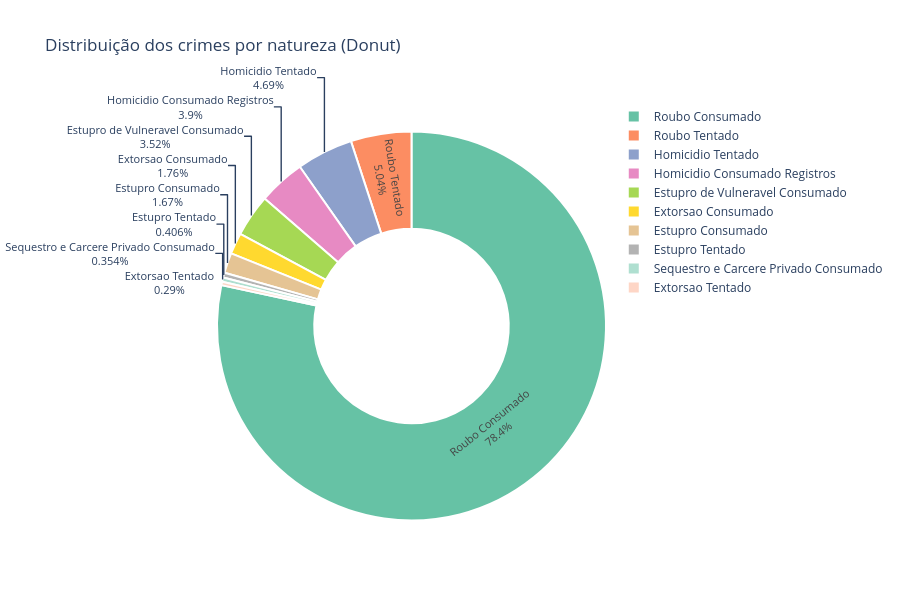

Here is the notebook cell this chart was saved with:
### Markdown cell above
### 2.3. Ranking das naturezas de crime com maior número de ocorrências:

### Code cell
query_natureza = '''
SELECT natureza, SUM(registros) AS total_registros
FROM crimes
GROUP BY natureza
ORDER BY total_registros DESC
LIMIT 10
'''

df_natureza = pd.read_sql_query(query_natureza, conn_crimes)
fig = px.pie(
    df_natureza,
    values='total_registros',
    names='natureza',
    title='Distribuição dos crimes por natureza (Donut)',
    hole=0.5,  # define o centro oco
    hover_data=['natureza', 'total_registros'],
    color_discrete_sequence=px.colors.qualitative.Set2
)

fig.update_traces(
    textinfo='label+percent',
    textfont_size=11,
    marker=dict(line=dict(color='white', width=2))
)

fig.update_layout(
    height=600,
    margin=dict(t=80, b=50, l=50, r=50)
)

fig.show()

### Figure 1 — Plotly figure (JSON) as saved in the notebook; plotly's stock layout.template omitted (floating-point values rounded to 4 significant figures)
{"data": [{"customdata": [["Roubo Consumado", 844602], ["Roubo Tentado", 54326], ["Homicidio Tentado", 50594], ["Homicidio Consumado Registros", 42007], ["Estupro de Vulneravel Consumado", 37934], ["Extorsao Consumado", 18952], ["Estupro Consumado", 17997], ["Estupro Tentado", 4375], ["Sequestro e Carcere Privado Consumado", 3817], ["Extorsao Tentado", 3122]], "domain": {"x": [0, 1], "y": [0, 1]}, "hole": 0.5, "hovertemplate": "natureza=%{customdata[0]}<br>total_registros=%{customdata[1]}<extra></extra>", "labels": ["Roubo Consumado", "Roubo Tentado", "Homicidio Tentado", "Homicidio Consumado Registros", "Estupro de Vulneravel Consumado", "Extorsao Consumado", "Estupro Consumado", "Estupro Tentado", "Sequestro e Carcere Privado Consumado", "Extorsao Tentado"], "legendgroup": "", "marker": {"line": {"color": "white", "width": 2}}, "name": "", "showlegend": true, "textfont": {"size": 11}, "textinfo": "label+percent", "type": "pie", "values": [844602, 54326, 50594, 42007, 37934, 18952, 17997, 4375, 3817, 3122]}], "layout": {"height": 600, "legend": {"tracegroupgap": 0}, "margin": {"b": 50, "l": 50, "r": 50, "t": 80}, "piecolorway": ["rgb(102,194,165)", "rgb(252,141,98)", "rgb(141,160,203)", "rgb(231,138,195)", "rgb(166,216,84)", "rgb(255,217,47)", "rgb(229,196,148)", "rgb(179,179,179)"], "title": {"text": "Distribuição dos crimes por natureza (Donut)"}}}
